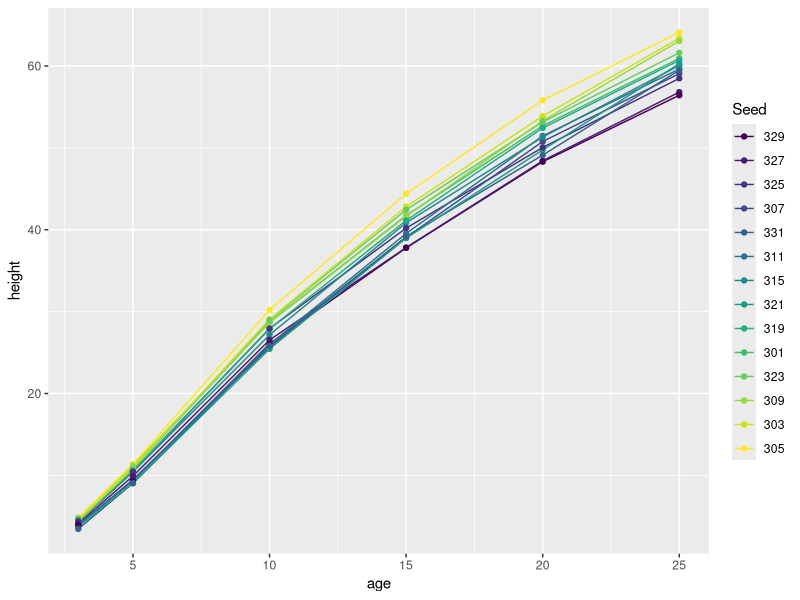

Write R code to recreate this figure.
#####################################
## Some code to learn GitHub on
# 
# Create a new branch: all your work should be on your own branch!!
# Open a new R script and copy this script over. Give your new script a new
# name and then run through this simple exercise.
# 
# Since you are working in your own script, you can make as many changes as
# you want to. At the end, you will commit these changes and push them to the 
# remote repository (GitHub). You can go to your GitHub to check the changes 
# online. From GitHub, you can also try to merge your branch by opening a 
# pull request. 
# 
# CASES GitHub
# Karen Hotopp
# 9Feb2023
# 
# Written on R Server 3.6.1
#####################################

## Packages
library(dplyr)
library(magrittr)
library(ggplot2)


## Look into R's pre-loaded datasets
data()

## We'll use the "Loblolly" data set about the growth of Loblolly pines
data("Loblolly")

##
names(Loblolly)

table(Loblolly$age)
table(Loblolly$height)
table(Loblolly$Seed)


## Add area variable (for fun)
lob <- Loblolly %>% 
  mutate(area = case_when(Seed %in% (300:310) ~ "group 1",
                          Seed %in% (311:320) ~ "group 2",
                          Seed %in% (321:331) ~ "group 3"))

table(lob$area)


## Create height groupings
lob  %<>% 
  mutate(height_group = case_when(height < 10.00 ~ "group 1",
                                  height < 20.00 ~ "group 2",
                                  height < 30.00 ~ "group 3",
                                  height < 40.00 ~ "group 4",
                                  height < 50.00 ~ "group 5",
                                  height < 60.00 ~ "group 6",
                                  height >= 60.00 ~ "group 7"))

table(lob$height_group)


#####
## Are those useful groupings? Are those useful names??
## Task: Change the area and height_group variable level names 
## to something more useful
####


## Make a simple graph
ggplot(data=Loblolly, aes(x=age, y=height, group=Seed, color=Seed)) +
  geom_line() +
  geom_point()


#####
## It's a bit hard to see what's going... 
## Task: Change the group aesthetic in your plot to be area instead of seed
#### 


#####
## Now that you have made your changes on your branch, do a commit!
## Click on "Git" in the window that has your Environment (typically the 
## upper right corner, unless you have moved your windows around!).
## 
## You should see all the files that you have changed sitting in the window;
## check the boxes (you will see a change to the statust) and hit the "Commit" 
## button just above them.
## 
## In the new window, make sure that each file that has been changed is checked.
## You can review the changes that you are committing: anything added wil be 
## highlighted in green and anything removed will be in red. Add a consice 
## message to the Commit message box--it should convey what changes have been
## made, but be brief. No novellas!! Click the Commit button.
## 
## Once you have committed your changes, they need to be pushed to the remote
## repository (GitHub). Click push. The pop-up box will tell you what changes 
## have been pushed.
## 
## It's good practice to commit and push changes relatively frequently.
